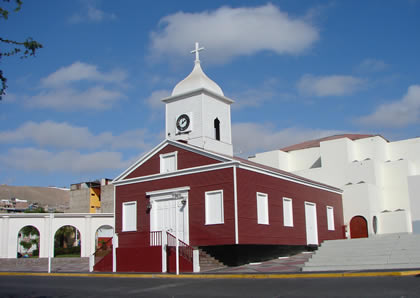
%> input picture Imagenes/iglesia san geronimo.jpg, 420 x 298 px
$ octave LineasHough1.m   (GNU Octave 9; MATLAB toolbox functions it lacks are replaced by stand-ins)
%> lines starting %> are read from the running program, lines starting %| are printed output that depends on the picture
%%%%%%%%%%%%%%%%%%%%%%%%%%%%%%%%%%%%%%%%%%%%%%%%%%%%%%%%%%%%%%%%%
%Programa que despliega las l韓eas calculadas por las funciones hough,
%houghpeaks, houghlines sobre BW
%%%%%%%%%%%%%%%%%%%%%%%%%%%%%%%%%%%%%%%%%%%%%%%%%%%%%%%%%%%%%%%%%
clear all

%I=imread('Imagenes/figuras-planas.jpg');
I=imread('Imagenes/iglesia san geronimo.jpg');
%> I is the input picture: size 298x420x3 uint8; mean R, G, B 116.9, 126, 144.7
%I=imread('Imagenes/Pir醡ide Chichen Itza-Yucat醤.jpg');

I1=rgb2gray(I);
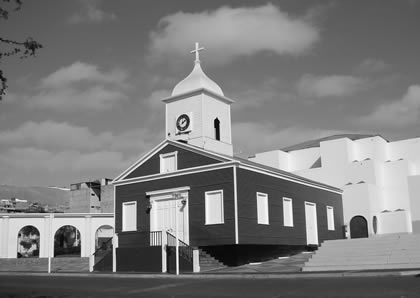
%> I1: size 298x420 uint8; min 1, max 254, mean 125.4
BW=edge(I1,'canny',0.1,0.1);
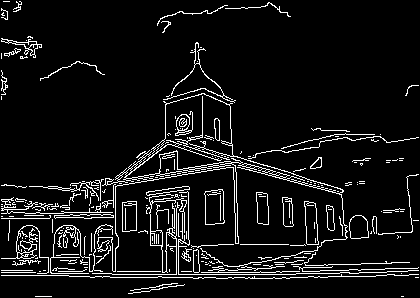
%> BW: size 298x420 logical; 7.7% white in thin lines or dots
[H, theta, rho]=hough(BW);
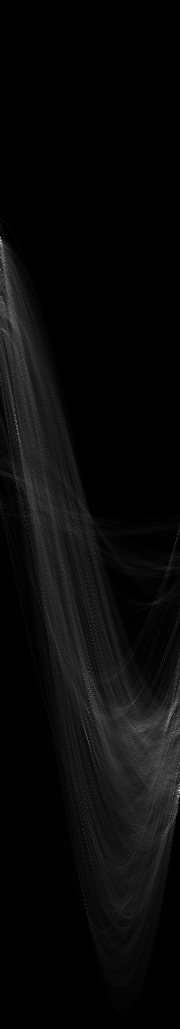
%> H: size 1029x180 double; min 0, max 214, mean 9.4
%> theta = 180 values from -90 to 89; rho = 1029 values from -514 to 514
Hu=uint8(H);
imshow(Hu,[],'XData',theta,'YData',rho,'InitialMagnification','fit')

axis on, axis normal

P=houghpeaks(H,2,'threshold',ceil(0.1*max(H(:))));
%> P = [791 179; 245 2]

hold on

x=theta(P(:,2));
%> x = [88 -89]
y=rho(P(:,1));
%> y = [276 -270]
plot(x,y,'s');
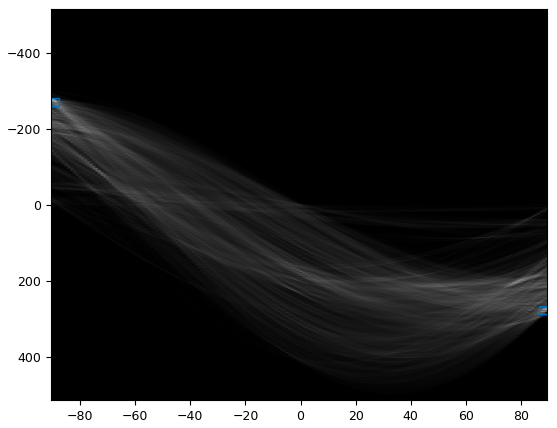
%> figure redrawn from the program's plot data
lines=houghlines(BW,theta,rho,P);
%> lines = 3 lines; point1 to point2 (x, y): (2, 271) to (83, 272), (314, 277) to (371, 277), (200, 275) to (256, 275)
figure
imshow(BW);

hold on
max_len = 0;
%se barren los arreglos de estructuras encontradas lineas
%que contienen los valores de las lineas
for k=1:length(lines)
xy = [lines(k).point1; lines(k).point2];
plot(xy(:,1),xy(:,2),'LineWidth',2,'Color','green');
%Se grafica el inicio y final de las lineas
plot(xy(1,1),xy(1,2),'x','LineWidth',2,'Color','yellow');
plot(xy(2,1),xy(2,2),'x','LineWidth',2,'Color','red');
%Se determina el final del segmento mas largo
len = norm(lines(k).point1 - lines(k).point2);
if(len>max_len)
	max_len = len;
xy_long = xy;
end
end
%> this loop made 3 passes
%> (len, max_len, xy_long) on pass 1: (81.01, 81.01, [2 271; 83 272])
%> (xy, len) on passes 2 to 3: ([200 275; 256 275], 56), ([314 277; 371 277], 57)
%Se resalta los segmentos largos
plot(xy_long(:,1),xy_long(:,2),'LineWidth',2,'Color','cyan');
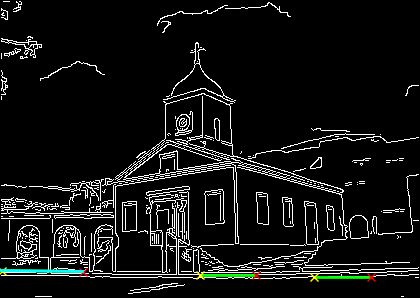
%> figure redrawn from the program's plot data
